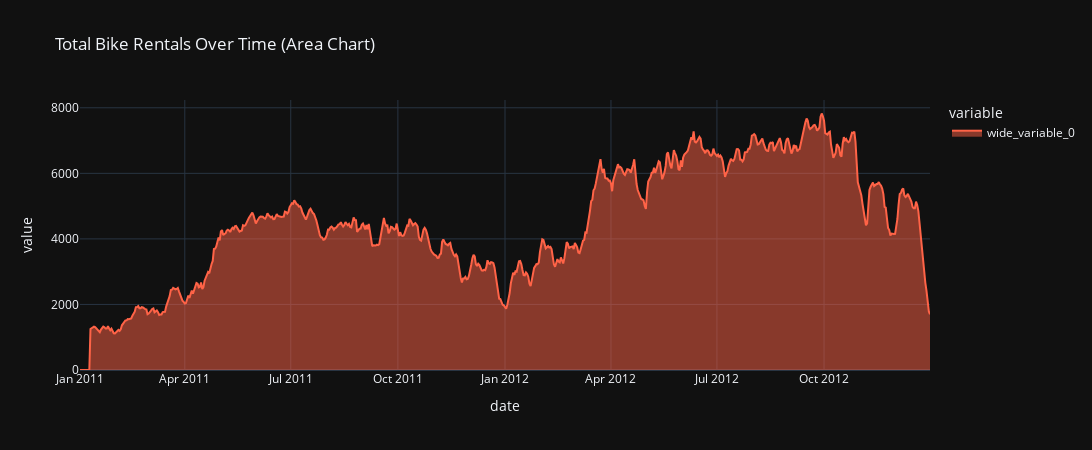

Source (notebook cell):
### Code cell
fig = px.area(
    data,
    x=date,
    y=[moving_avg_total],
    title="Total Bike Rentals Over Time (Area Chart)",
    height=450,
    width=2400,
    color_discrete_sequence=["#FF6347"],  # tomato color
)

fig.update_traces(opacity=0.5)

rentals_2011 = data[data[year] == 2011][total].sum()
rentals_2012 = data[data[year] == 2012][total].sum()

# display the % change from 2011 - 2012
pct_change = ((rentals_2012 - rentals_2011) / rentals_2011) * 100
print(f"Percentage change in total rentals from 2011 to 2012: {pct_change:.2f}%")

fig.show()

### Figure 1 — Plotly figure (JSON) as saved in the notebook; plotly's stock layout.template omitted (floating-point values rounded to 4 significant figures; data arrays with more than 128 entries replaced by an {"elided": "..."} marker saying what was removed)
{"data": [{"fillpattern": {"shape": ""}, "hovertemplate": "variable=wide_variable_0<br>date=%{x}<br>value=%{y}<extra></extra>", "legendgroup": "wide_variable_0", "line": {"color": "#FF6347"}, "marker": {"symbol": "circle"}, "mode": "lines", "name": "wide_variable_0", "opacity": 0.5, "orientation": "v", "showlegend": true, "stackgroup": "1", "type": "scatter", "x": {"elided": "731 str values"}, "xaxis": "x", "y": {"elided": "731 float values"}, "yaxis": "y"}], "layout": {"height": 450, "legend": {"title": {"text": "variable"}, "tracegroupgap": 0}, "title": {"text": "Total Bike Rentals Over Time (Area Chart)"}, "width": 2400, "xaxis": {"anchor": "y", "domain": [0, 1], "title": {"text": "date"}}, "yaxis": {"anchor": "x", "domain": [0, 1], "title": {"text": "value"}}}}
